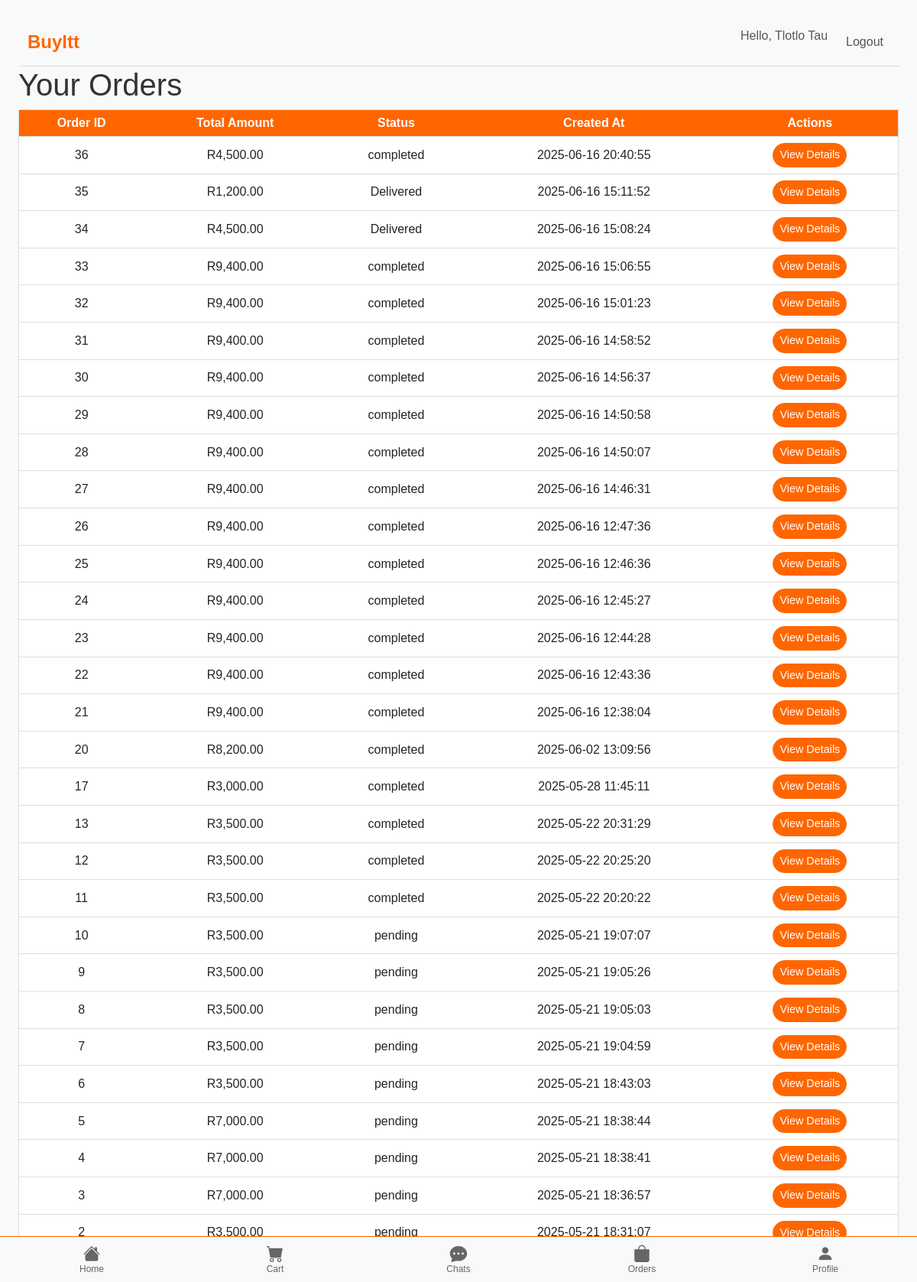
The page /src/public/orders.php (signed in) on the database its author committed.
### tables this page shows
CREATE TABLE `orders` (
  `id` int NOT NULL,
  `buyer_id` int NOT NULL,
  `total_amount` decimal(10,2) NOT NULL,
  `status` varchar(20) NOT NULL,
  `paystack_reference` varchar(100) DEFAULT NULL,
  `created_at` timestamp NULL DEFAULT CURRENT_TIMESTAMP
);

### src/public/orders.php (the view, shortened to what this page needs)
<?php
include "../includes/navbar.php";
require __DIR__ . '/../includes/config.php';
$userId = $_SESSION['user_id'] ?? null;
if (!$userId) {
    $error = "You must be logged in to view this page.";
} else {
    $stmt = $db->prepare("SELECT * FROM users WHERE user_id = ?");
    $stmt->execute([$userId]);
    $user = $stmt->fetch(PDO::FETCH_ASSOC);
    if (!$user) {
        $error = "User not found.";
    } else {
        $stmt = $db->prepare("SELECT * FROM orders WHERE buyer_id = ? ORDER BY created_at DESC");
        $stmt->execute([$userId]);
        $orders = $stmt->fetchAll(PDO::FETCH_ASSOC);
    }
}
?>
<!DOCTYPE html>
<html lang="en">
<head>
    <link href="https://cdn.jsdelivr.net/npm/bootstrap@5.3.0/dist/css/bootstrap.min.css" rel="stylesheet">
    <link href="../assets/css/public.css?v=1.0" rel="stylesheet">
    <link href="https://cdn.jsdelivr.net/npm/bootstrap-icons@1.10.5/font/bootstrap-icons.css" rel="stylesheet">
</head>
<body class="p-4">
    <h1>Your Orders</h1>
    <?php if (isset($error)): ?>
        <div class="alert alert-danger"><?= htmlspecialchars($error) ?></div>
    <?php elseif (empty($orders)): ?>
        <p>You have no orders. <a href="index.php">Shop Now</a>.</p>
    <?php else: ?>
        <table class="table">
            <thead>
                <tr>
                    <th>Order ID</th>
                    <th>Total Amount</th>
                    <th>Status</th>
                    <th>Created At</th>
                    <th>Actions</th>
                </tr>
            </thead>
            <tbody>
                <?php foreach ($orders as $order): ?>
                    <tr>
                        <td><?= htmlspecialchars($order['id']) ?></td>
                        <td>R<?= number_format($order['total_amount'], 2) ?></td>
                        <td><?= htmlspecialchars($order['status']) ?></td>
                        <td><?= htmlspecialchars($order['created_at']) ?></td>
                        <td>
                            <button class="btn btn-primary btn-sm"
                                    data-bs-toggle="modal"
                                    data-bs-target="#orderDetailsModal"
                                    data-order-id="<?= htmlspecialchars($order['id']) ?>">
                                View Details
                            </button>
                        </td>
                    </tr>
                <?php endforeach; ?>
            </tbody>
        </table>
    <?php endif; ?>
    <?php include __DIR__ . '/../includes/nav.php'; ?>
</body>
</html>

### src/includes/navbar.php (shortened to what this page needs)
<?php
$currentPage = basename($_SERVER['PHP_SELF']);
?>
<nav class="navbar navbar-expand-lg navbar-light bg-light">
  <div class="container">
    <a class="navbar-brand" href="/public/index.php">BuyItt</a>
    <div class="collapse navbar-collapse" id="navbarNav">
      <ul class="navbar-nav ms-auto">
        <?php if (isset($_SESSION['user_id'])): ?>
          <li class="nav-item">
            <span class="navbar-text me-3">
              Hello, <?= htmlspecialchars($_SESSION['name'] ?? $_SESSION['email']) ?>
            </span>
          </li>
          <li class="nav-item">
            <a class="nav-link <?= $currentPage === 'logout.php' ? 'active' : '' ?>" href="/public/logout.php">Logout</a>
          </li>
        <?php endif; ?>
      </ul>
    </div>
  </div>
</nav>

### src/includes/nav.php (shortened to what this page needs)
<?php
$loggedIn = isset($_SESSION['user_id']);
$role = $_SESSION['role'] ?? '';
?>
<nav class="bottom-nav">
    <a href="index.php" class="nav-item" data-require-login="false">
        <i class="bi bi-house-fill"></i>
        <span>Home</span>
    </a>
    <a href="cart.php" class="nav-item" data-require-login="false">
        <i class="bi bi-cart-fill"></i>
        <span>Cart</span>
    </a>
    <a href="chats.php" class="nav-item" data-require-login="false">
        <i class="bi bi-chat-dots-fill"></i>
        <span>Chats</span>
    </a>
    <?php if ($loggedIn && $role === 'seller'):?>
        <a href="seller_dashboard.php" class="nav-item" data-require-login="false">
        <i class="bi bi-card-checklist"></i>
        <span>Dashboard</span>
        </a>
    <?php else: ?>
        <a href="orders.php" class="nav-item" data-require-login="false">
        <i class="bi bi-bag-fill"></i>
        <span>Orders</span>
        </a>
    <?php endif;?>
    <a href="profile.php" class="nav-item" data-require-login="false">
        <i class="bi bi-person-fill"></i>
        <span>Profile</span>
    </a>
</nav>

### src/assets/css/public.css (style rules this page uses)
body { font-family: Arial, sans-serif; background-color: #f8f9fa; margin: 0; padding: 0; color: #333; }
.container { max-width: 1200px; margin: 0 auto; }
.navbar { background-color: #ffffff; border-bottom: 1px solid #ddd; }
.navbar-brand { font-size: 1.5rem; font-weight: bold; color: #ff6600; }
.navbar-nav .nav-link { color: #555; }
.bottom-nav { position: fixed; bottom: 0; left: 0; right: 0; height: 60px; background: #f8f9fa; border-top: 1px solid #ff6600; display: flex; justify-content: space-around; align-items:center; z-index: 1000; }
.bottom-nav .nav-item { flex: 1; text-align: center; color: #666; text-decoration:none; padding: 5px 0; transition: background 0.2s; }
.bottom-nav .nav-item i { font-size: 1.4rem; display: block; margin-bottom: 2px; }
.bottom-nav .nav-item span { font-size: 0.75rem; display: block; line-height: 1; }
.bg-light { background-color: #f8f9fa !important; }
.btn { border-radius: 20px; font-size: 0.9rem; }
.btn-primary { background-color: #ff6600; border-color: #ff6600; }
.table { background-color: #ffffff; border: 1px solid #ddd; }
.table th { background-color: #ff6600; color: #ffffff; text-align: center; }
.table td { text-align: center; vertical-align: middle; }

### rows shown on the page
orders: id "36", total_amount "4,500.00", status "completed", created_at "2025-06-16 20:40:55"
orders: id "35", total_amount "1,200.00", status "Delivered", created_at "2025-06-16 15:11:52"
orders: id "34", total_amount "4,500.00", status "Delivered", created_at "2025-06-16 15:08:24"
orders: id "33", total_amount "9,400.00", status "completed", created_at "2025-06-16 15:06:55"
orders: id "32", total_amount "9,400.00", status "completed", created_at "2025-06-16 15:01:23"
orders: id "31", total_amount "9,400.00", status "completed", created_at "2025-06-16 14:58:52"
orders: id "30", total_amount "9,400.00", status "completed", created_at "2025-06-16 14:56:37"
orders: id "29", total_amount "9,400.00", status "completed", created_at "2025-06-16 14:50:58"
orders: id "28", total_amount "9,400.00", status "completed", created_at "2025-06-16 14:50:07"
orders: id "27", total_amount "9,400.00", status "completed", created_at "2025-06-16 14:46:31"
orders: id "26", total_amount "9,400.00", status "completed", created_at "2025-06-16 12:47:36"
orders: id "25", total_amount "9,400.00", status "completed", created_at "2025-06-16 12:46:36"
orders: id "24", total_amount "9,400.00", status "completed", created_at "2025-06-16 12:45:27"
orders: id "23", total_amount "9,400.00", status "completed", created_at "2025-06-16 12:44:28"
orders: id "22", total_amount "9,400.00", status "completed", created_at "2025-06-16 12:43:36"
orders: id "21", total_amount "9,400.00", status "completed", created_at "2025-06-16 12:38:04"
orders: id "20", total_amount "8,200.00", status "completed", created_at "2025-06-02 13:09:56"
orders: id "17", total_amount "3,000.00", status "completed", created_at "2025-05-28 11:45:11"
orders: id "13", total_amount "3,500.00", status "completed", created_at "2025-05-22 20:31:29"
orders: id "12", total_amount "3,500.00", status "completed", created_at "2025-05-22 20:25:20"
orders: id "11", total_amount "3,500.00", status "completed", created_at "2025-05-22 20:20:22"
orders: id "10", total_amount "3,500.00", status "pending", created_at "2025-05-21 19:07:07"
orders: id "9", total_amount "3,500.00", status "pending", created_at "2025-05-21 19:05:26"
orders: id "8", total_amount "3,500.00", status "pending", created_at "2025-05-21 19:05:03"
orders: id "7", total_amount "3,500.00", status "pending", created_at "2025-05-21 19:04:59"
orders: id "6", total_amount "3,500.00", status "pending", created_at "2025-05-21 18:43:03"
orders: id "5", total_amount "7,000.00", status "pending", created_at "2025-05-21 18:38:44"
orders: id "4", total_amount "7,000.00", status "pending", created_at "2025-05-21 18:38:41"
orders: id "3", total_amount "7,000.00", status "pending", created_at "2025-05-21 18:36:57"
orders: id "2", total_amount "3,500.00", status "pending", created_at "2025-05-21 18:31:07"

### other values the page prints
$_SESSION['name'] "Tlotlo Tau"
